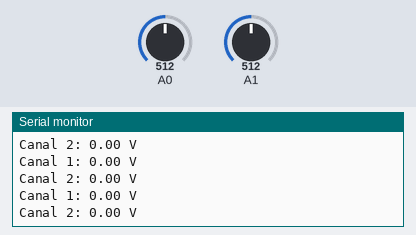
The sketch below on a simulated Arduino Uno, built with avr-gcc and run on an emulated ATmega328P. Parts: the last lines printed to the serial monitor. The inputs (shaded band) are chosen by the test bench; at power-on: A0 = 512, A1 = 512.

Above: at 1.2 s.
1.3 s: A0 set to 505
At 1.9 s:
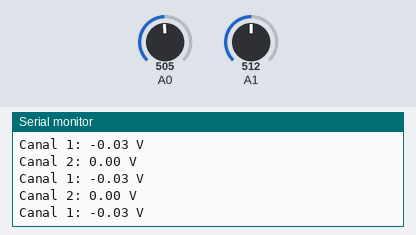
14.8 s: A1 set to 522
At 15.6 s:
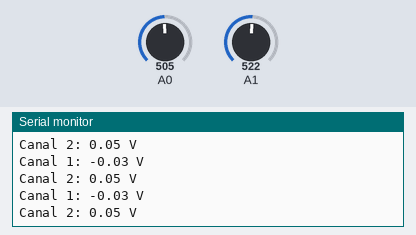
16.3 s: A1 set to 494
At 16.9 s:
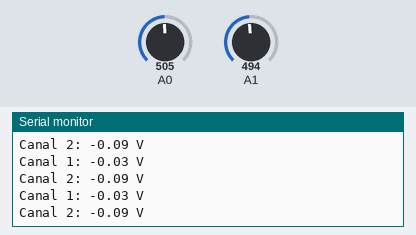
Timing chart, 0 to 18.8 s (numbered marks = the images above; inputs shaded):
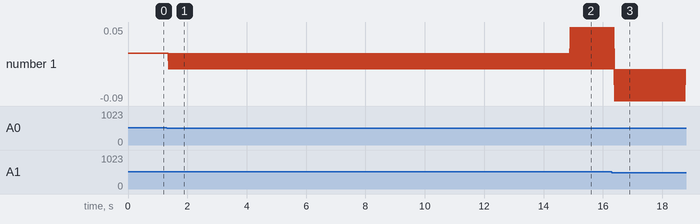

The sketch:

adc.ino
```cpp
void setup() {
  pinMode(A0, INPUT);
  pinMode(A1, INPUT);

  Serial.begin(9600);
}

void loop() {

  // Tiempo entre muestras en microsegundos (200 microsegundos para 2500 muestras por segundo)
  const unsigned long tiempo_entre_muestras = 200;

  //conversión a voltaje a una tasa de 2500 muestras por segundo para cada canal
  unsigned long tiempo_inicio = micros();
  while (micros() - tiempo_inicio < tiempo_entre_muestras) {

    // primer canal (A0)
    int valor_canal_0 = analogRead(A0);

    float voltaje_canal_0 = (valor_canal_0 / 1023.0) * 5.0;
    voltaje_canal_0 = (voltaje_canal_0 - 2.5) * 1.0;

    // segundo canal (A1)
    int valor_canal_1 = analogRead(A1);

    float voltaje_canal_1 = (valor_canal_1 / 1023.0) * 5.0;
    voltaje_canal_1 = (voltaje_canal_1 - 2.5) * 1.0;


    Serial.print("Canal 1: ");
    Serial.print(voltaje_canal_0);
    Serial.println(" V");

    Serial.print("Canal 2: ");
    Serial.print(voltaje_canal_1);
    Serial.println(" V");
  }


  delay(1);
}
```

Measured:
- after the input at 1.3 s, the serial monitor: prints a new line after 0.08 s (image 1)
- after the input at 14.8 s, the serial monitor: prints a new line after 0.10 s (image 2)
- after the input at 16.3 s, the serial monitor: prints a new line after 0.10 s (image 3)
- plotted number 1: 0 → 0.05 after the input at 14.8 s
